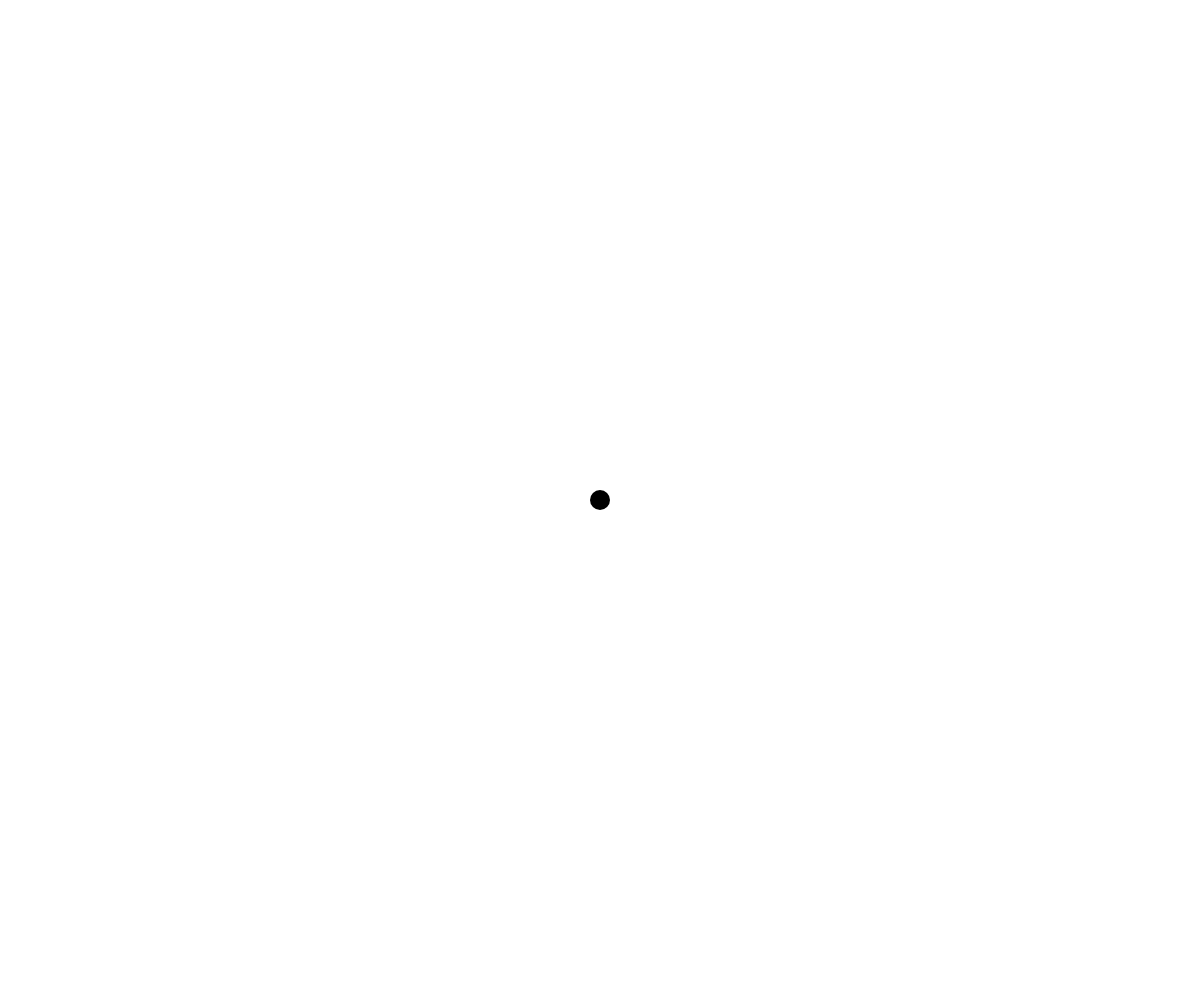
Frame 1 (no input)
Frame 60 (no input): identical to frame 1, image omitted
Frame 120 (the mouse pressed at the canvas centre since frame 60): identical to frame 1, image omitted

The p5.js sketch that drew this single still picture (run headless with seeded random() and noise() and a simulated clock; from frame 60 on, the mouse is pressed at the canvas centre):

// p5.js sketch
// ── sketch.js
var x = 0,y = 0,z;
var w = window.innerWidth;
var h = window.innerHeight;
var ball = new ball(w/2,h/2);
function setup() {
 
  createCanvas(w,h);
  ball.move(x,y);
}
function draw() {
  
}
 function ball(x,y)
{
  this.x = x;
  this.y = y;
  this.vx = 0;
  this.vy = 0;
  this.move = function(ax,ay)
  {
    this.vx += ax;
    this.vy += ay;
    this.x += this.vx;
    this.y += this.vy;
    this.x = constrain(this.x,0,w-10);
    this.y = constrain(this.y,0,h-10);
    constrain(this.y,0,h);
    strokeWeight(20);
    point(this.x,this.y);
  }
}
// ── sensor.html
<!DOCTYPE html>
<html>
<head>
	<title></title>
</head>
<body>
	<p id = "x">X</p>
	<p id = "y">Y</p>
    <p id = "z">Z</p>
  <script type="text/javascript">
  	let acl = new Accelerometer({frequency: 60});
   acl.addEventListener('reading', () => {
   alert("Hi"); 	
   x = document.getElementById('x');
   y = document.getElementById('y');
   z = document.getElementById('z');
   x.innerHTML = "" + acl.x;
x.innerHTML = "" +    acl.y;
   x.innerHTML = "" + acl.z
  });

acl.start();
  </script>
</body>
</html>
